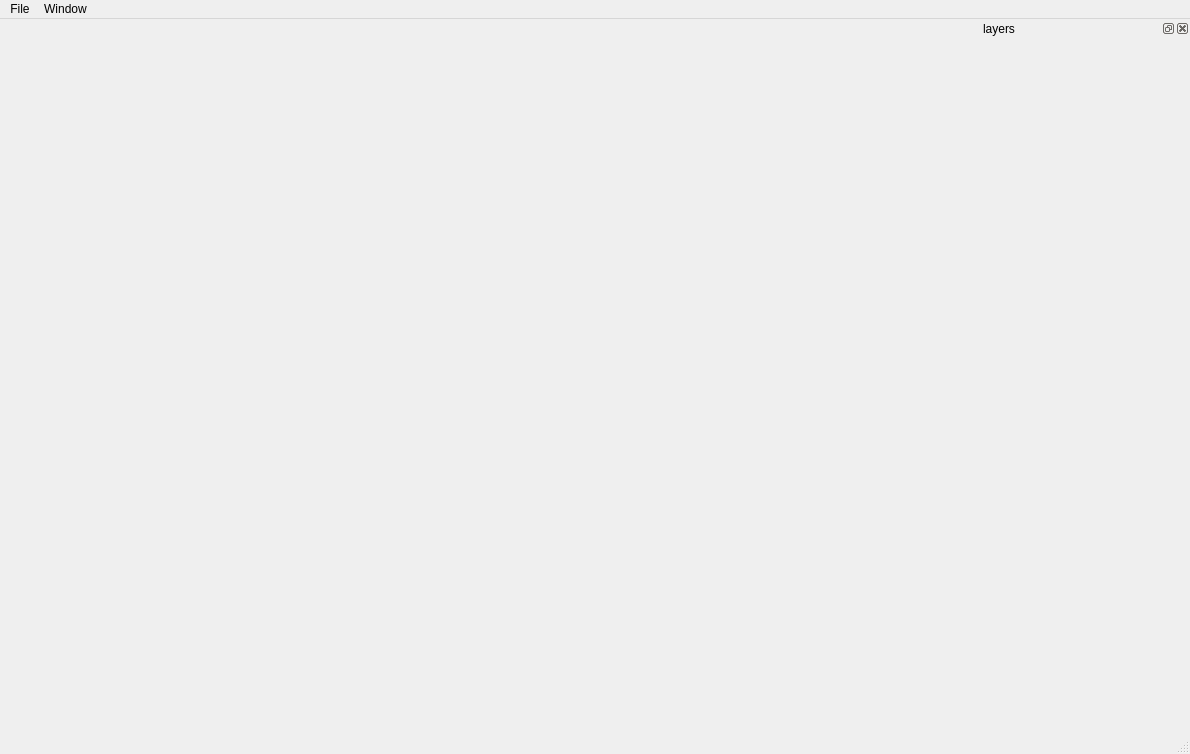
<?xml version="1.0" encoding="UTF-8"?>
<ui version="4.0">
 <class>MainWindow</class>
 <widget class="QMainWindow" name="MainWindow">
  <property name="geometry">
   <rect>
    <x>0</x>
    <y>0</y>
    <width>1190</width>
    <height>754</height>
   </rect>
  </property>
  <property name="windowTitle">
   <string>MainWindow</string>
  </property>
  <widget class="QWidget" name="centralwidget">
   <widget class="QDockWidget" name="dockWidget">
    <property name="geometry">
     <rect>
      <x>979</x>
      <y>0</y>
      <width>211</width>
      <height>721</height>
     </rect>
    </property>
    <property name="layoutDirection">
     <enum>Qt::LeftToRight</enum>
    </property>
    <property name="windowTitle">
     <string>layers</string>
    </property>
    <widget class="QWidget" name="dockWidgetContents"/>
   </widget>
  </widget>
  <widget class="QMenuBar" name="menubar">
   <property name="geometry">
    <rect>
     <x>0</x>
     <y>0</y>
     <width>1190</width>
     <height>23</height>
    </rect>
   </property>
   <widget class="QMenu" name="menuFile">
    <property name="title">
     <string>File</string>
    </property>
   </widget>
   <widget class="QMenu" name="menuWindow">
    <property name="title">
     <string>Window</string>
    </property>
   </widget>
   <addaction name="menuFile"/>
   <addaction name="menuWindow"/>
  </widget>
  <widget class="QStatusBar" name="statusbar"/>
 </widget>
 <resources/>
 <connections/>
</ui>
